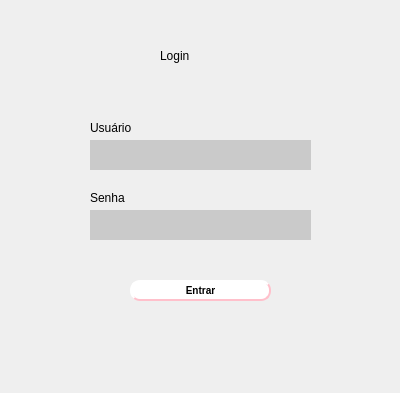
<?xml version="1.0" encoding="UTF-8"?>
<ui version="4.0">
 <class>Login</class>
 <widget class="QDialog" name="Login">
  <property name="geometry">
   <rect>
    <x>0</x>
    <y>0</y>
    <width>400</width>
    <height>393</height>
   </rect>
  </property>
  <property name="windowTitle">
   <string>Dialog</string>
  </property>
  <property name="styleSheet">
   <string notr="true"/>
  </property>
  <widget class="QLabel" name="label">
   <property name="geometry">
    <rect>
     <x>160</x>
     <y>30</y>
     <width>91</width>
     <height>51</height>
    </rect>
   </property>
   <property name="styleSheet">
    <string notr="true">font: 30pt &quot;TAKE CUTE&quot;;</string>
   </property>
   <property name="text">
    <string>Login</string>
   </property>
  </widget>
  <widget class="QLineEdit" name="inputSenha">
   <property name="geometry">
    <rect>
     <x>90</x>
     <y>210</y>
     <width>221</width>
     <height>30</height>
    </rect>
   </property>
   <property name="styleSheet">
    <string notr="true">.QLineEdit{ border:none;
	background-color: #CACACA;
}</string>
   </property>
  </widget>
  <widget class="QLineEdit" name="inputUser">
   <property name="geometry">
    <rect>
     <x>90</x>
     <y>140</y>
     <width>221</width>
     <height>30</height>
    </rect>
   </property>
   <property name="styleSheet">
    <string notr="true">.QLineEdit{ border:none;
	background-color: #CACACA;
}</string>
   </property>
  </widget>
  <widget class="QPushButton" name="btn_entrar">
   <property name="geometry">
    <rect>
     <x>130</x>
     <y>280</y>
     <width>141</width>
     <height>21</height>
    </rect>
   </property>
   <property name="styleSheet">
    <string notr="true">QPushButton {background-color: white;
    border-style: outset;
    border-width: 2px;
    border-radius: 10px;
    border-color: pink;
    font: bold 10px ;
	text-align:center;

    }</string>
   </property>
   <property name="text">
    <string>Entrar</string>
   </property>
  </widget>
  <widget class="QLabel" name="user_lb">
   <property name="geometry">
    <rect>
     <x>90</x>
     <y>120</y>
     <width>61</width>
     <height>16</height>
    </rect>
   </property>
   <property name="styleSheet">
    <string notr="true">.QLabel{
	font: 87 10pt &quot;Source Code Pro Black&quot;;
}</string>
   </property>
   <property name="text">
    <string>Usuário</string>
   </property>
  </widget>
  <widget class="QLabel" name="senha_lb">
   <property name="geometry">
    <rect>
     <x>90</x>
     <y>190</y>
     <width>61</width>
     <height>16</height>
    </rect>
   </property>
   <property name="styleSheet">
    <string notr="true">.QLabel{
	font: 87 10pt &quot;Source Code Pro Black&quot;;
}</string>
   </property>
   <property name="text">
    <string>Senha</string>
   </property>
  </widget>
  <widget class="QLabel" name="error_l">
   <property name="geometry">
    <rect>
     <x>90</x>
     <y>240</y>
     <width>221</width>
     <height>20</height>
    </rect>
   </property>
   <property name="styleSheet">
    <string notr="true">color:red;</string>
   </property>
   <property name="text">
    <string/>
   </property>
  </widget>
 </widget>
 <resources/>
 <connections/>
</ui>
